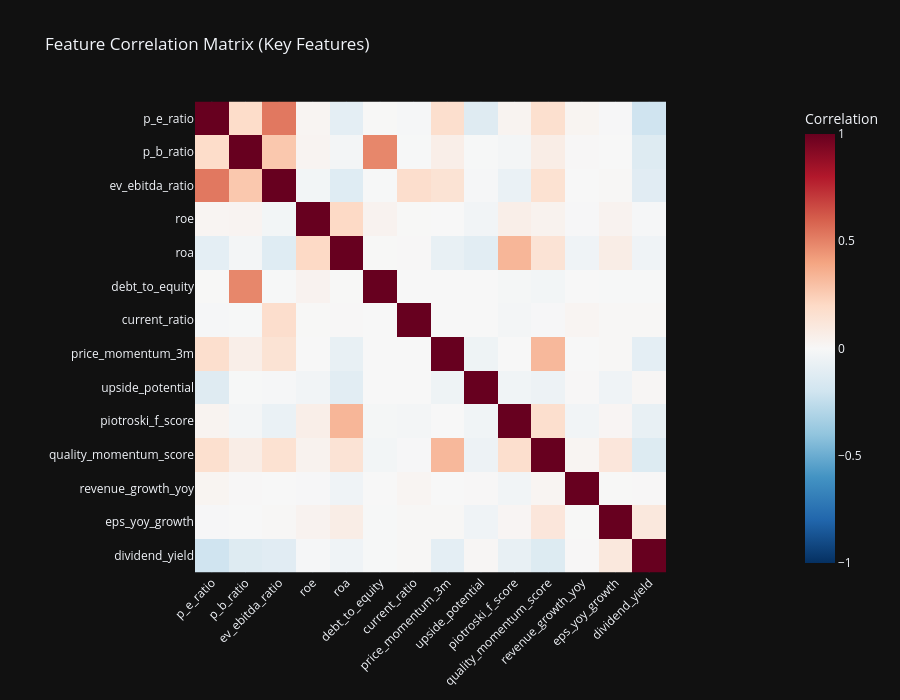

The notebook cell saved with this chart:
### Code cell
# Cell 10: Feature Correlation Heatmap (Key Features)
key_features = [
    'p_e_ratio', 'p_b_ratio', 'ev_ebitda_ratio', 'roe', 'roa',
    'debt_to_equity', 'current_ratio', 'price_momentum_3m',
    'upside_potential', 'piotroski_f_score', 'quality_momentum_score',
    'revenue_growth_yoy', 'eps_yoy_growth', 'dividend_yield'
]
key_features_present = [f for f in key_features if f in all_stocks_features.columns]

corr_matrix = all_stocks_features[key_features_present].corr()

fig = px.imshow(corr_matrix,
                labels=dict(color="Correlation"),
                title='Feature Correlation Matrix (Key Features)',
                aspect='equal', height=700,
                color_continuous_scale='RdBu_r',
                zmin=-1, zmax=1)
fig.update_layout(xaxis_tickangle=-45)
fig.show()

# Find highly correlated pairs
high_corr = []
for i in range(len(corr_matrix.columns)):
    for j in range(i + 1, len(corr_matrix.columns)):
        if abs(corr_matrix.iloc[i, j]) > 0.7:
            high_corr.append({
                'Feature 1': corr_matrix.columns[i],
                'Feature 2': corr_matrix.columns[j],
                'Correlation': corr_matrix.iloc[i, j]
            })

if high_corr:
    print("\n🔗 Highly Correlated Feature Pairs (|r| > 0.7):")
    print(pd.DataFrame(high_corr).sort_values('Correlation', key=abs, ascending=False).to_string(index=False))

### Figure 1 — Plotly figure (JSON) as saved in the notebook; plotly's stock layout.template omitted (floating-point values rounded to 4 significant figures; data arrays with more than 128 entries replaced by an {"elided": "..."} marker saying what was removed)
{"data": [{"coloraxis": "coloraxis", "name": "0", "x": ["p_e_ratio", "p_b_ratio", "ev_ebitda_ratio", "roe", "roa", "debt_to_equity", "current_ratio", "price_momentum_3m", "upside_potential", "piotroski_f_score", "quality_momentum_score", "revenue_growth_yoy", "eps_yoy_growth", "dividend_yield"], "y": ["p_e_ratio", "p_b_ratio", "ev_ebitda_ratio", "roe", "roa", "debt_to_equity", "current_ratio", "price_momentum_3m", "upside_potential", "piotroski_f_score", "quality_momentum_score", "revenue_growth_yoy", "eps_yoy_growth", "dividend_yield"], "z": {"elided": "14x14 float values"}, "type": "heatmap", "xaxis": "x", "yaxis": "y", "hovertemplate": "x: %{x}<br>y: %{y}<br>Correlation: %{z}<extra></extra>"}], "layout": {"xaxis": {"anchor": "y", "domain": [0.0, 1.0], "scaleanchor": "y", "constrain": "domain", "tickangle": -45}, "yaxis": {"anchor": "x", "domain": [0.0, 1.0], "autorange": "reversed", "constrain": "domain"}, "coloraxis": {"colorbar": {"title": {"text": "Correlation"}}, "colorscale": [[0.0, "rgb(5,48,97)"], [0.1, "rgb(33,102,172)"], [0.2, "rgb(67,147,195)"], [0.3, "rgb(146,197,222)"], [0.4, "rgb(209,229,240)"], [0.5, "rgb(247,247,247)"], [0.6, "rgb(253,219,199)"], [0.7, "rgb(244,165,130)"], [0.8, "rgb(214,96,77)"], [0.9, "rgb(178,24,43)"], [1.0, "rgb(103,0,31)"]], "cmin": -1, "cmax": 1}, "title": {"text": "Feature Correlation Matrix (Key Features)"}, "height": 700}}
